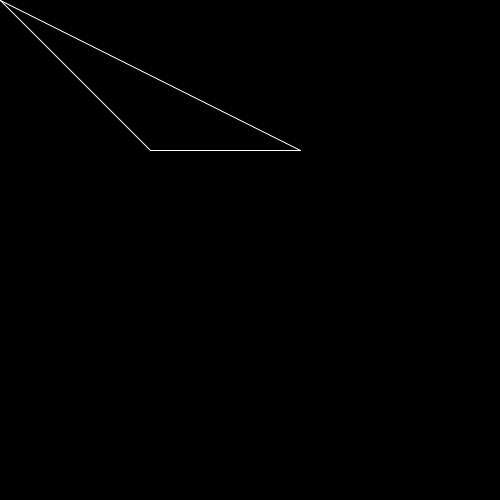
Frame 1 (no input)
Frame 60 (the mouse pressed at the canvas centre just before this capture): identical to frame 1, image omitted
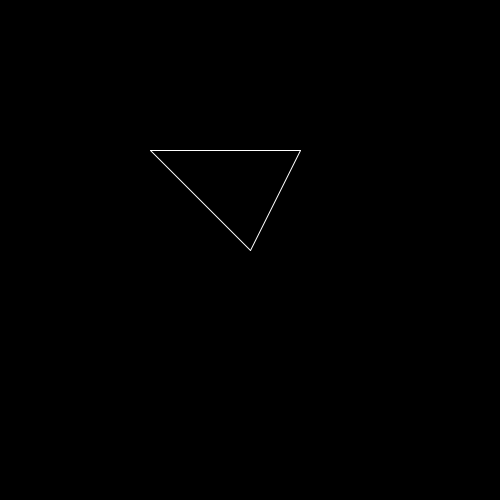
Frame 120 (the mouse held since frame 60 and released just before this capture)

The Processing sketch that drew these frames (run headless with seeded random() and noise(); from frame 60 on, the mouse is pressed at the canvas centre):

// Processing sketch: week_2_lect_2
// ── week_2_lect_2.pde
void setup()
{
  background(0);
  size(500, 500);
}

int a;
int o;
int h;

void draw()
{
  background(0);
  stroke(255);
  line(150, 150,mouseX , mouseY);//hyp
  line(150, 150, 300, 150);//adj
  line(mouseX, mouseY, 300, 150);//opp
}
  
